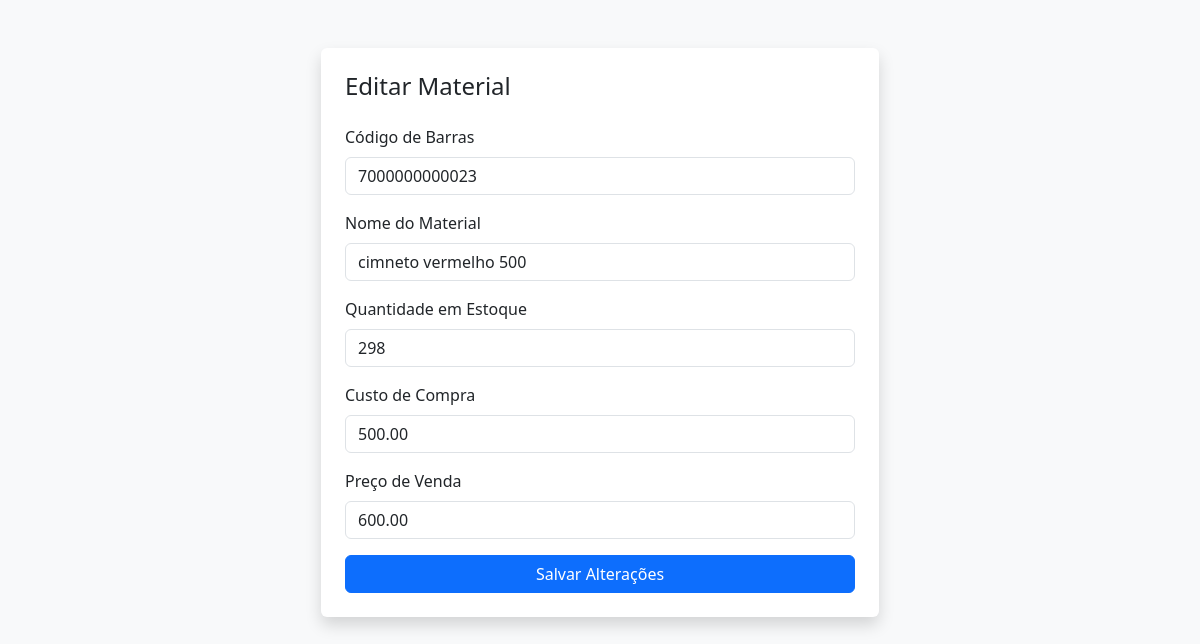
Page /editar.php?id=5 (signed in) on the committed database.
### tables this page shows
CREATE TABLE `materiais` (
  `id` int(11) NOT NULL,
  `codigo_barra` varchar(50) DEFAULT NULL,
  `nome` varchar(255) DEFAULT NULL,
  `quantidade` int(11) NOT NULL,
  `custo_compra` decimal(10,2) NOT NULL,
  `custo_venda` decimal(10,2) NOT NULL,
  `cor` varchar(50) DEFAULT NULL,
  `peso` decimal(10,2) DEFAULT NULL,
  `altura` decimal(10,2) DEFAULT NULL,
  `largura` decimal(10,2) DEFAULT NULL,
  `data_cadastro` timestamp NOT NULL DEFAULT current_timestamp()
);

### editar.php (the view, shortened to what this page needs)
<?php
require_once "conexao.php";
$id = intval($_GET['id']);
$stmt = $conn->prepare("SELECT * FROM materiais WHERE id = ?");
$stmt->bind_param("i", $id);
$stmt->execute();
$m = $stmt->get_result()->fetch_assoc();
?>
<!DOCTYPE html>
<html lang="pt-br">
<head>
<link href="https://cdn.jsdelivr.net/npm/bootstrap@5.3.0/dist/css/bootstrap.min.css" rel="stylesheet">
</head>
<body class="bg-light">
<div class="container mt-5">
<div class="col-md-6 mx-auto bg-white p-4 shadow rounded">
<h4 class="mb-4">Editar Material</h4>
<form action="atualizar.php" method="POST">
    <div class="mb-3">
        <label class="form-label">Código de Barras</label>
        <input type="text" name="codigo_barra" class="form-control"
               value="<?= $m['codigo_barra'] ?>" required>
    </div>
    <div class="mb-3">
        <label class="form-label">Nome do Material</label>
        <input type="text" name="nome" class="form-control"
               value="<?= $m['nome'] ?>" required>
    </div>
    <div class="mb-3">
        <label class="form-label">Quantidade em Estoque</label>
        <input type="number" name="quantidade" class="form-control"
               min="0"
               value="<?= $m['quantidade'] ?>" required>
    </div>
    <div class="mb-3">
        <label class="form-label">Custo de Compra</label>
        <input type="number" step="0.01" name="custo_compra" class="form-control"
               min="0"
               value="<?= $m['custo_compra'] ?>" required>
    </div>
    <div class="mb-3">
        <label class="form-label">Preço de Venda</label>
        <input type="number" step="0.01" name="custo_venda" class="form-control"
               min="0"
               value="<?= $m['custo_venda'] ?>" required>
    </div>
    <button class="btn btn-primary w-100">Salvar Alterações</button>
</form>
</div>
</div>
</body>
</html>

### rows in the picture
materiais: codigo_barra "7000000000023", nome "cimneto vermelho 500", quantidade "298", custo_compra "500.00", custo_venda "600.00"
